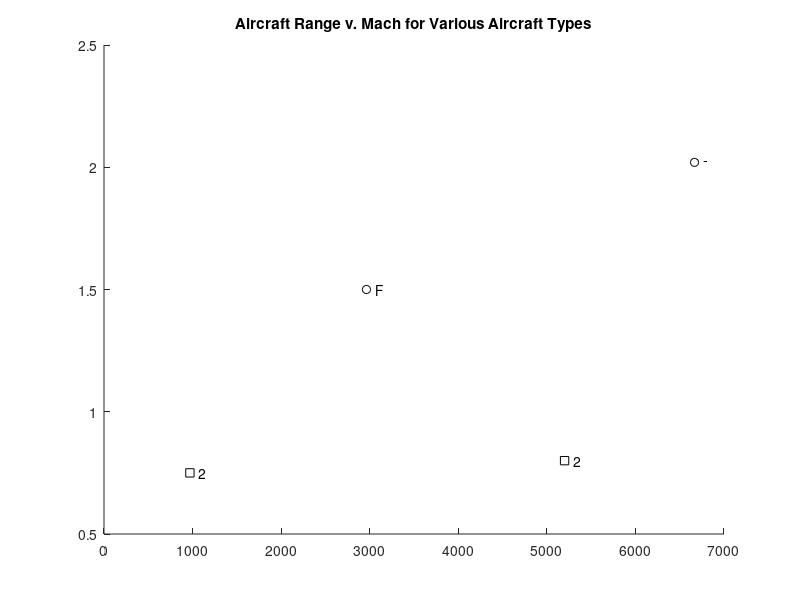

Source code (MATLAB): (Note: this script raises an error after producing the figure.)
%AAE 251 Fall 2024
%ISA 4
%AAE251_ISA4_1
%Author: Hudson Reynolds

% aircraft data in following form:

% [fully loaded range [km], cruising mach [-]]
% source link

plotVal = 1;

%% Afterburners:
F22 = [2963, 1.5];
% assuming no drop tanks
%https://www.navy.mil/Resources/Fact-Files/Display-FactFiles/Article/2166130/f-16ab-fighting-falcon-fighter/

Concorde = [6667, 2.02];
% https://www.britishairways.com/content/en/it/information/about-ba/history-and-heritage/celebrating-concorde

%% Turbojets:
Boeing707 = [5200, 0.8];
% https://www.airliners.net/aircraft-data/boeing-707/87

GlosterMeteor = [970, 0.75];
% http://www.rafmuseum.org.uk/research/collections/gloster-meteor-t7/

%% Propeller:
P51D = [1600, 0.47];
% https://www.britannica.com/technology/P-51

Cessna172 = [1290, 0.18];
% https://archive.org/details/janesallworldsai7879fran

%% High Bypass Turbofan
LockheedTristar = [7410, 0.78];
% https://web.archive.org/web/20161115030506/http://rgl.faa.gov/Regulatory_and_Guidance_Library/rgMakeModel.nsf/0/5342e492984e8616862576ac0055feb3/$FILE/a23we.pdf

AirbusA320Neo = [6500, 0.78];
% https://www.airbus.com/aircraftfamilies/passengeraircraft/a320family/technology-and-innovation/

%% Low bypass
A7ECorsair = [1981, 0.9];
% https://www.nationalmuseum.af.mil/factsheets/factsheet?id=298

Convair880 = [4578, 0.76];
% https://books.google.com/books?id=vtsDAAAAMBAJ&pg=PA87#v=onepage&q&f=false

%% Turboprop:
Cessna208Caravan = [1980, 0.279];
% https://cessna.txtav.com/en/turboprop/caravan#_model-specs

PiaggioP180 = [2759, 0.53];
% http://www.avantievo.piaggioaerospace.it


list = vertcat(F22, Concorde, Boeing707, GlosterMeteor, P51D, Cessna172, ...
    LockheedTristar,AirbusA320Neo, A7ECorsair, Convair880, Cessna208Caravan, PiaggioP180);

markerList = ["o", "square", "diamond", "*", "x", "^"];

planeList = ["F-22", "Concorde", "Boeing 707", "Gloster Meteor", "P51D", "Cessna 172", ...
    "Lockheed Tristar", "Airbus A320 Neo", "A7E Corsair", "Convair 880", "Cessna 208 Caravan", "Piaggio P180"];


if plotVal == 1

    hfig = figure;  % save the figure handle in a variable

    fname = 'Aircraft Range-Mach';
    
    picturewidth = 20; % set this parameter and keep it forever
    hw_ratio = 1.2; % feel free to play with this ratio
    set(findall(hfig,'-property','FontSize'),'FontSize',16) % adjust fontsize to your document

    title('Aircraft Range v. Mach for Various Aircraft Types')
        
    hold on
    
    for i = 1:12
        p(i) = plot(list(i,1), list(i,2), 'Marker', markerList(ceil(i/2)), 'Color', 'k');
        if i == 8
            text(list(i,1) + 100, list(i,2) + .03, planeList(i))
        elseif i == 7
             text(list(i,1) + 100, list(i,2) - .02, planeList(i))
        else
            text(list(i,1) + 100, list(i,2), planeList(i))
        end
       
    end
        
    xlabel('Range [km]')
    ylabel('Mach at Cruise [-]')

    xlim([0 9300]);    
    ylim([0 2.1])
    grid minor

    legend([p(1); p(3); p(5); p(7); p(9); p(11)], {'Afterburner', 'Turbojets', 'Propeller', 'High Bypass', 'Low Bypass', 'Turboprop'}, 'Location', 'northwest') 
    
    set(findall(hfig,'-property','Box'),'Box','off') % optional
    set(findall(hfig,'-property','Interpreter'),'Interpreter','latex') 
    set(findall(hfig,'-property','TickLabelInterpreter'),'TickLabelInterpreter','latex')
    set(hfig,'Units','centimeters','Position',[3 3 picturewidth hw_ratio*picturewidth])
    pos = get(hfig,'Position');
    set(hfig,'PaperPositionMode','Auto','PaperUnits','centimeters','PaperSize',[pos(3), pos(4)])
    %print(hfig,fname,'-dpdf','-painters','-fillpage')
    print(hfig,fname,'-dpng','-r300')

end






